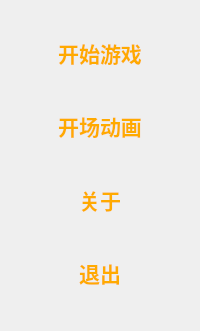
    <widget class="QWidget" name="startWidget" native="true">
     <layout class="QGridLayout" name="gridLayout">
      <item row="0" column="0">
       <spacer name="verticalSpacer_4">
        <property name="orientation">
         <enum>Qt::Vertical</enum>
        </property>
        <property name="sizeHint" stdset="0">
         <size>
          <width>17</width>
          <height>17</height>
         </size>
        </property>
       </spacer>
      </item>
      <item row="2" column="0">
       <spacer name="verticalSpacer">
        <property name="orientation">
         <enum>Qt::Vertical</enum>
        </property>
        <property name="sizeHint" stdset="0">
         <size>
          <width>17</width>
          <height>17</height>
         </size>
        </property>
       </spacer>
      </item>
      <item row="4" column="0">
       <spacer name="verticalSpacer_2">
        <property name="orientation">
         <enum>Qt::Vertical</enum>
        </property>
        <property name="sizeHint" stdset="0">
         <size>
          <width>17</width>
          <height>18</height>
         </size>
        </property>
       </spacer>
      </item>
      <item row="6" column="0">
       <spacer name="verticalSpacer_3">
        <property name="orientation">
         <enum>Qt::Vertical</enum>
        </property>
        <property name="sizeHint" stdset="0">
         <size>
          <width>17</width>
          <height>17</height>
         </size>
        </property>
       </spacer>
      </item>
      <item row="8" column="0">
       <spacer name="verticalSpacer_5">
        <property name="orientation">
         <enum>Qt::Vertical</enum>
        </property>
        <property name="sizeHint" stdset="0">
         <size>
          <width>17</width>
          <height>22</height>
         </size>
        </property>
       </spacer>
      </item>
      <item row="1" column="0">
       <widget class="QToolButton" name="startToolButton">
        <property name="sizePolicy">
         <sizepolicy hsizetype="Expanding" vsizetype="Expanding">
          <horstretch>0</horstretch>
          <verstretch>0</verstretch>
         </sizepolicy>
        </property>
        <property name="minimumSize">
         <size>
          <width>100</width>
          <height>50</height>
         </size>
        </property>
        <property name="maximumSize">
         <size>
          <width>150</width>
          <height>80</height>
         </size>
        </property>
        <property name="palette">
         <palette>
          <active>
           <colorrole role="Button">
            <brush brushstyle="SolidPattern">
             <color alpha="0">
              <red>255</red>
              <green>255</green>
              <blue>255</blue>
             </color>
            </brush>
           </colorrole>
           <colorrole role="ButtonText">
            <brush brushstyle="SolidPattern">
             <color alpha="255">
              <red>255</red>
              <green>170</green>
              <blue>0</blue>
             </color>
            </brush>
           </colorrole>
           <colorrole role="Base">
            <brush brushstyle="SolidPattern">
             <color alpha="0">
              <red>255</red>
              <green>255</green>
              <blue>255</blue>
             </color>
            </brush>
           </colorrole>
           <colorrole role="Window">
            <brush brushstyle="SolidPattern">
             <color alpha="0">
              <red>255</red>
              <green>255</green>
              <blue>255</blue>
             </color>
            </brush>
           </colorrole>
          </active>
          <inactive>
           <colorrole role="Button">
            <brush brushstyle="SolidPattern">
             <color alpha="0">
              <red>255</red>
              <green>255</green>
              <blue>255</blue>
             </color>
            </brush>
           </colorrole>
           <colorrole role="ButtonText">
            <brush brushstyle="SolidPattern">
             <color alpha="255">
              <red>255</red>
              <green>170</green>
              <blue>0</blue>
             </color>
            </brush>
           </colorrole>
           <colorrole role="Base">
            <brush brushstyle="SolidPattern">
             <color alpha="0">
              <red>255</red>
              <green>255</green>
              <blue>255</blue>
             </color>
            </brush>
           </colorrole>
           <colorrole role="Window">
            <brush brushstyle="SolidPattern">
             <color alpha="0">
              <red>255</red>
              <green>255</green>
              <blue>255</blue>
             </color>
            </brush>
           </colorrole>
          </inactive>
          <disabled>
           <colorrole role="Button">
            <brush brushstyle="SolidPattern">
             <color alpha="0">
              <red>255</red>
              <green>255</green>
              <blue>255</blue>
             </color>
            </brush>
           </colorrole>
           <colorrole role="ButtonText">
            <brush brushstyle="SolidPattern">
             <color alpha="255">
              <red>118</red>
              <green>116</green>
              <blue>108</blue>
             </color>
            </brush>
           </colorrole>
           <colorrole role="Base">
            <brush brushstyle="SolidPattern">
             <color alpha="0">
              <red>255</red>
              <green>255</green>
              <blue>255</blue>
             </color>
            </brush>
           </colorrole>
           <colorrole role="Window">
            <brush brushstyle="SolidPattern">
             <color alpha="0">
              <red>255</red>
              <green>255</green>
              <blue>255</blue>
             </color>
            </brush>
           </colorrole>
          </disabled>
         </palette>
        </property>
        <property name="font">
         <font>
          <family>楷体_GB2312</family>
          <pointsize>16</pointsize>
          <weight>75</weight>
          <bold>true</bold>
         </font>
        </property>
        <property name="focusPolicy">
         <enum>Qt::NoFocus</enum>
        </property>
        <property name="autoFillBackground">
         <bool>false</bool>
        </property>
        <property name="styleSheet">
         <string notr="true">background-color: rgba(255, 255, 255, 0);</string>
        </property>
        <property name="text">
         <string>开始游戏</string>
        </property>
        <property name="autoRaise">
         <bool>true</bool>
        </property>
        <property name="arrowType">
         <enum>Qt::NoArrow</enum>
        </property>
       </widget>
      </item>
      <item row="3" column="0">
       <widget class="QToolButton" name="movieToolButton">
        <property name="sizePolicy">
         <sizepolicy hsizetype="Expanding" vsizetype="Expanding">
          <horstretch>0</horstretch>
          <verstretch>0</verstretch>
         </sizepolicy>
        </property>
        <property name="minimumSize">
         <size>
          <width>100</width>
          <height>50</height>
         </size>
        </property>
        <property name="maximumSize">
         <size>
          <width>150</width>
          <height>80</height>
         </size>
        </property>
        <property name="palette">
         <palette>
          <active>
           <colorrole role="Button">
            <brush brushstyle="SolidPattern">
             <color alpha="0">
              <red>255</red>
              <green>255</green>
              <blue>255</blue>
             </color>
            </brush>
           </colorrole>
           <colorrole role="ButtonText">
            <brush brushstyle="SolidPattern">
             <color alpha="255">
              <red>255</red>
              <green>170</green>
              <blue>0</blue>
             </color>
            </brush>
           </colorrole>
           <colorrole role="Base">
            <brush brushstyle="SolidPattern">
             <color alpha="0">
              <red>255</red>
              <green>255</green>
              <blue>255</blue>
             </color>
            </brush>
           </colorrole>
           <colorrole role="Window">
            <brush brushstyle="SolidPattern">
             <color alpha="0">
              <red>255</red>
              <green>255</green>
              <blue>255</blue>
             </color>
            </brush>
           </colorrole>
          </active>
          <inactive>
           <colorrole role="Button">
            <brush brushstyle="SolidPattern">
             <color alpha="0">
              <red>255</red>
              <green>255</green>
              <blue>255</blue>
             </color>
            </brush>
           </colorrole>
           <colorrole role="ButtonText">
            <brush brushstyle="SolidPattern">
             <color alpha="255">
              <red>255</red>
              <green>170</green>
              <blue>0</blue>
             </color>
            </brush>
           </colorrole>
           <colorrole role="Base">
            <brush brushstyle="SolidPattern">
             <color alpha="0">
              <red>255</red>
              <green>255</green>
              <blue>255</blue>
             </color>
            </brush>
           </colorrole>
           <colorrole role="Window">
            <brush brushstyle="SolidPattern">
             <color alpha="0">
              <red>255</red>
              <green>255</green>
              <blue>255</blue>
             </color>
            </brush>
           </colorrole>
          </inactive>
          <disabled>
           <colorrole role="Button">
            <brush brushstyle="SolidPattern">
             <color alpha="0">
              <red>255</red>
              <green>255</green>
              <blue>255</blue>
             </color>
            </brush>
           </colorrole>
           <colorrole role="ButtonText">
            <brush brushstyle="SolidPattern">
             <color alpha="255">
              <red>118</red>
              <green>116</green>
              <blue>108</blue>
             </color>
            </brush>
           </colorrole>
           <colorrole role="Base">
            <brush brushstyle="SolidPattern">
             <color alpha="0">
              <red>255</red>
              <green>255</green>
              <blue>255</blue>
             </color>
            </brush>
           </colorrole>
           <colorrole role="Window">
            <brush brushstyle="SolidPattern">
             <color alpha="0">
              <red>255</red>
              <green>255</green>
              <blue>255</blue>
             </color>
            </brush>
           </colorrole>
          </disabled>
         </palette>
        </property>
        <property name="font">
         <font>
          <family>楷体_GB2312</family>
          <pointsize>16</pointsize>
          <weight>75</weight>
          <bold>true</bold>
         </font>
        </property>
        <property name="focusPolicy">
         <enum>Qt::NoFocus</enum>
        </property>
        <property name="styleSheet">
         <string notr="true">background-color: rgba(255, 255, 255, 0);</string>
        </property>
        <property name="text">
         <string>开场动画</string>
        </property>
        <property name="autoRaise">
         <bool>true</bool>
        </property>
       </widget>
      </item>
      <item row="5" column="0">
       <widget class="QToolButton" name="aboutToolButton">
        <property name="sizePolicy">
         <sizepolicy hsizetype="Expanding" vsizetype="Expanding">
          <horstretch>0</horstretch>
          <verstretch>0</verstretch>
         </sizepolicy>
        </property>
        <property name="minimumSize">
         <size>
          <width>100</width>
          <height>50</height>
         </size>
        </property>
        <property name="maximumSize">
         <size>
          <width>150</width>
          <height>80</height>
         </size>
        </property>
        <property name="palette">
         <palette>
          <active>
           <colorrole role="Button">
            <brush brushstyle="SolidPattern">
             <color alpha="0">
              <red>255</red>
              <green>255</green>
              <blue>255</blue>
             </color>
            </brush>
           </colorrole>
           <colorrole role="ButtonText">
            <brush brushstyle="SolidPattern">
             <color alpha="255">
              <red>255</red>
              <green>170</green>
              <blue>0</blue>
             </color>
            </brush>
           </colorrole>
           <colorrole role="Base">
            <brush brushstyle="SolidPattern">
             <color alpha="0">
              <red>255</red>
              <green>255</green>
              <blue>255</blue>
             </color>
            </brush>
           </colorrole>
           <colorrole role="Window">
            <brush brushstyle="SolidPattern">
             <color alpha="0">
              <red>255</red>
              <green>255</green>
              <blue>255</blue>
             </color>
            </brush>
           </colorrole>
          </active>
          <inactive>
           <colorrole role="Button">
            <brush brushstyle="SolidPattern">
             <color alpha="0">
              <red>255</red>
              <green>255</green>
              <blue>255</blue>
             </color>
            </brush>
           </colorrole>
           <colorrole role="ButtonText">
            <brush brushstyle="SolidPattern">
             <color alpha="255">
              <red>255</red>
              <green>170</green>
              <blue>0</blue>
             </color>
            </brush>
           </colorrole>
           <colorrole role="Base">
            <brush brushstyle="SolidPattern">
             <color alpha="0">
              <red>255</red>
              <green>255</green>
              <blue>255</blue>
             </color>
            </brush>
           </colorrole>
           <colorrole role="Window">
            <brush brushstyle="SolidPattern">
             <color alpha="0">
              <red>255</red>
              <green>255</green>
              <blue>255</blue>
             </color>
            </brush>
           </colorrole>
          </inactive>
          <disabled>
           <colorrole role="Button">
            <brush brushstyle="SolidPattern">
             <color alpha="0">
              <red>255</red>
              <green>255</green>
              <blue>255</blue>
             </color>
            </brush>
           </colorrole>
           <colorrole role="ButtonText">
            <brush brushstyle="SolidPattern">
             <color alpha="255">
              <red>118</red>
              <green>116</green>
              <blue>108</blue>
             </color>
            </brush>
           </colorrole>
           <colorrole role="Base">
            <brush brushstyle="SolidPattern">
             <color alpha="0">
              <red>255</red>
              <green>255</green>
              <blue>255</blue>
             </color>
            </brush>
           </colorrole>
           <colorrole role="Window">
            <brush brushstyle="SolidPattern">
             <color alpha="0">
              <red>255</red>
              <green>255</green>
              <blue>255</blue>
             </color>
            </brush>
           </colorrole>
          </disabled>
         </palette>
        </property>
        <property name="font">
         <font>
          <family>楷体_GB2312</family>
          <pointsize>16</pointsize>
          <weight>75</weight>
          <bold>true</bold>
         </font>
        </property>
        <property name="focusPolicy">
         <enum>Qt::NoFocus</enum>
        </property>
        <property name="styleSheet">
         <string notr="true">background-color: rgba(255, 255, 255, 0);</string>
        </property>
        <property name="text">
         <string>关于</string>
        </property>
        <property name="autoRaise">
         <bool>true</bool>
        </property>
       </widget>
      </item>
      <item row="7" column="0">
       <widget class="QToolButton" name="extiToolButton">
        <property name="sizePolicy">
         <sizepolicy hsizetype="Expanding" vsizetype="Expanding">
          <horstretch>0</horstretch>
          <verstretch>0</verstretch>
         </sizepolicy>
        </property>
        <property name="minimumSize">
         <size>
          <width>100</width>
          <height>50</height>
         </size>
        </property>
        <property name="maximumSize">
         <size>
          <width>150</width>
          <height>80</height>
         </size>
        </property>
        <property name="palette">
         <palette>
          <active>
           <colorrole role="Button">
            <brush brushstyle="SolidPattern">
             <color alpha="0">
              <red>236</red>
              <green>233</green>
              <blue>216</blue>
             </color>
            </brush>
           </colorrole>
           <colorrole role="ButtonText">
            <brush brushstyle="SolidPattern">
             <color alpha="255">
              <red>255</red>
              <green>170</green>
              <blue>0</blue>
             </color>
            </brush>
           </colorrole>
          </active>
          <inactive>
           <colorrole role="Button">
            <brush brushstyle="SolidPattern">
             <color alpha="0">
              <red>236</red>
              <green>233</green>
              <blue>216</blue>
             </color>
            </brush>
           </colorrole>
           <colorrole role="ButtonText">
            <brush brushstyle="SolidPattern">
             <color alpha="255">
              <red>255</red>
              <green>170</green>
              <blue>0</blue>
             </color>
            </brush>
           </colorrole>
          </inactive>
          <disabled>
           <colorrole role="Button">
            <brush brushstyle="SolidPattern">
             <color alpha="0">
              <red>236</red>
              <green>233</green>
              <blue>216</blue>
             </color>
            </brush>
           </colorrole>
           <colorrole role="ButtonText">
            <brush brushstyle="SolidPattern">
             <color alpha="255">
              <red>118</red>
              <green>116</green>
              <blue>108</blue>
             </color>
            </brush>
           </colorrole>
          </disabled>
         </palette>
        </property>
        <property name="font">
         <font>
          <family>楷体_GB2312</family>
          <pointsize>16</pointsize>
          <weight>75</weight>
          <bold>true</bold>
         </font>
        </property>
        <property name="focusPolicy">
         <enum>Qt::NoFocus</enum>
        </property>
        <property name="styleSheet">
         <string notr="true">background-color: rgba(255, 255, 255, 0);</string>
        </property>
        <property name="text">
         <string>退出</string>
        </property>
        <property name="autoRaise">
         <bool>true</bool>
        </property>
       </widget>
      </item>
     </layout>
    </widget>
